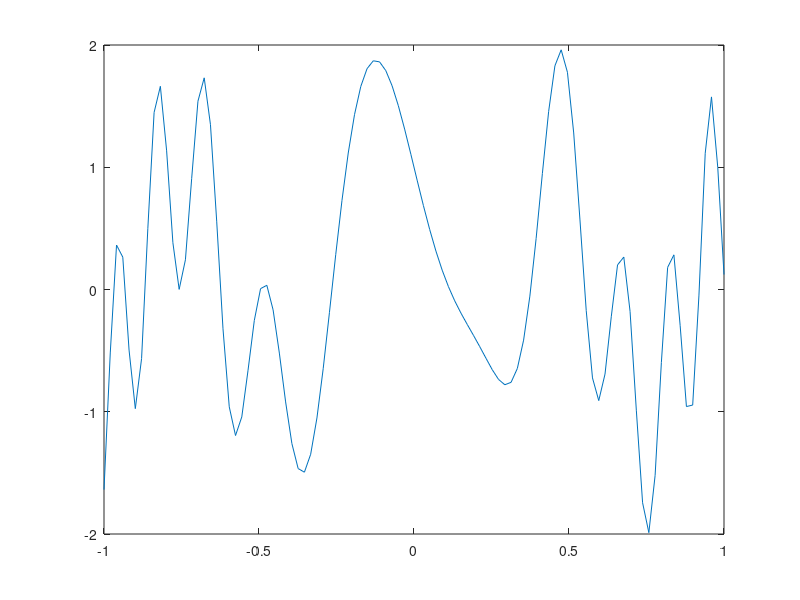

The MATLAB source for this figure:
% Solves 47 percent

%first 1,2 questions - largest roots
%write down powers of polynomial
p = [1 -15 1851/25 -551 -1876/25 +626/5];
r = roots(p)
 
% Newton method aproximation 3rd question
%first write your function in proper way
f=@(x) x.^2-7;

%then write its derivative
df=@(x) (2*x);
%it is Newton method formula
nrit=@(x) x-f(x)./df(x);
%x0 will be given in question
x0=7;
format rat;
% this loop is for iteration 
for it=1:3
x0=nrit(x0)
end


%What is the last interval after performing 55 iterations of the bisection method (as described in the lecture notes) with the function
% f and starting interval [−17/16, 17/16][−17/16, 17/16]? 



% questions4,5 if a and b is not equal to options choose  we cant start
% bisection on this interval
format long
a=-17/16;
b=17/16;
f=@(x) exp(-111*x/220)+22*x/5;
f(a)*f(b)
%return;
for k=1:5
    m=0.5*(a+b);
    if f(a)*f(m)<0
        b=m;
    else
        a=m;
    end
end
a
b

%Among the locations at which f has a local minimum the closest to zero is:
%question 6 
%just choose closest local maximum to 0 depending on plot
f=@(x)cos(441/16*x.^2)-sin(21/2*x);
xx=linspace(-1,1);
plot(xx,f(xx))
